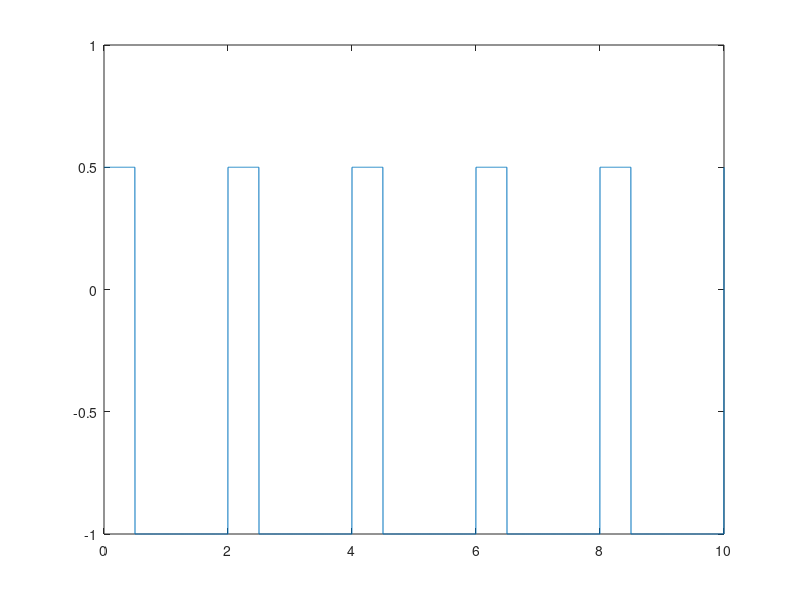
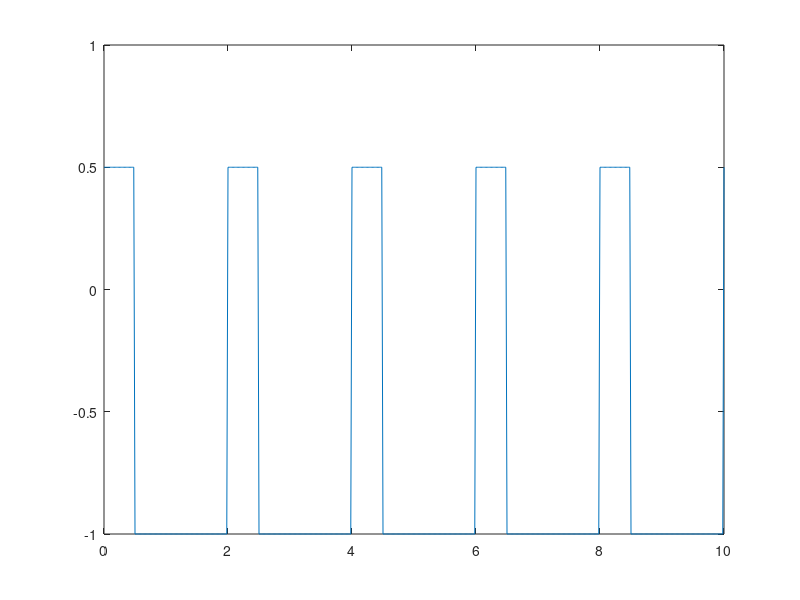
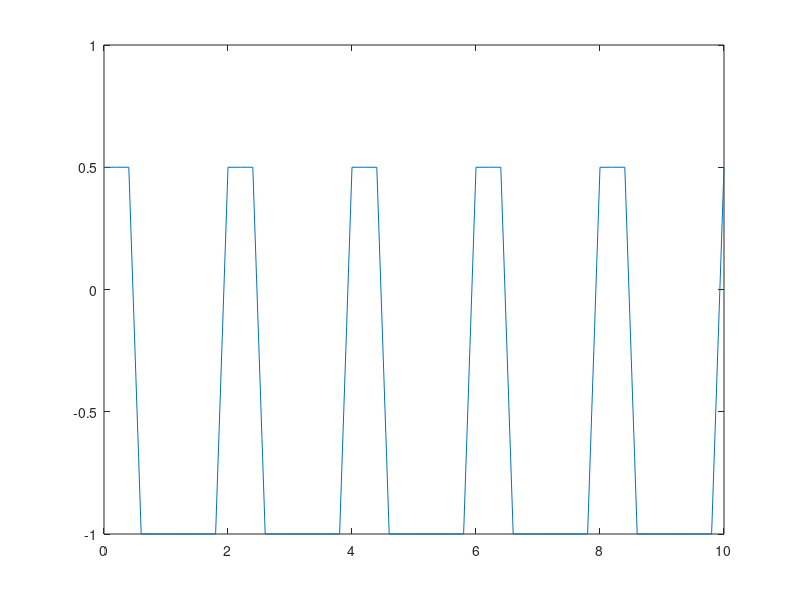

Reproduce these figures in MATLAB, in order.
F= 0.5;
t1=0:0.002:10;
duty = 25;
y1= square(2*pi*F*t1, duty);
for i=1:length(y1)
   if(y1(i)>0.5)
       y1(i)=0.5;
   end
end
figure(1), plot(t1,y1)

t2=0:0.02:10;
y2= square(2*pi*F*t2, duty);
for i=1:length(y2)
   if(y2(i)>0.5)
       y2(i)=0.5;
   end
end
figure(2), plot(t2,y2)

t3=0:0.2:10;
y3= square(2*pi*F*t3, duty);
for i=1:length(y3)
   if(y3(i)>0.5)
       y3(i)=0.5;
   end
end
figure(3), plot(t3,y3)